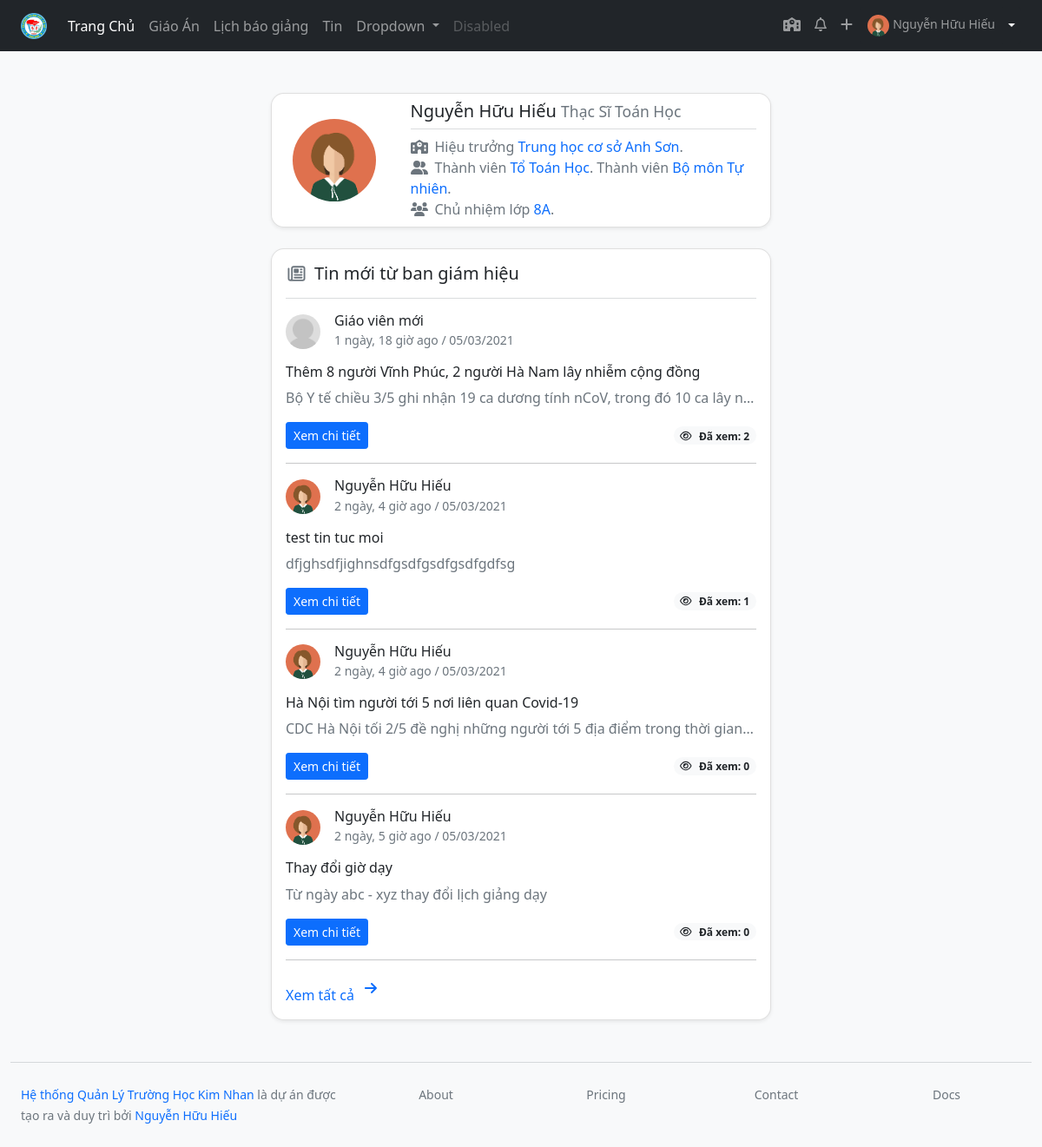
The app's page / (signed in) with its own data.
### lessonmanagement/models.py (models this page shows, shortened)
class Teacher(models.Model):
    user = models.OneToOneField(User, on_delete=models.SET_NULL, blank=True, null=True, verbose_name="Tài khoản đăng nhập", help_text="Tài khoản đăng nhập viết liền không dấu. Ví dụ: nhhieu. Viết tắt của Nguyễn Hữu Hiếu. Nếu trùng họ tên thì thêm số vào sau, ví dụ nhhieu2")
    firstname = models.CharField("Họ",max_length=20, blank=True)
    lastname = models.CharField("Tên", max_length=20, blank=True)
    zalo_number = models.DecimalField(verbose_name="Số điện thoại",help_text="Số điện thoại có đăng ký zalo, sử dụng để nhận thông báo từ ban giám hiệu", max_digits=12, decimal_places=0,null=True, blank=True)
    birth_date = models.DateField("Ngày sinh", null=True, blank=True)
    SEX_CHOICES = [
    ('male', 'Nam'),
    ('female', 'Nữ')
    ]
    sex = models.CharField(verbose_name="Giới tính", max_length=6, choices=SEX_CHOICES, null=True, blank=True)
    main_subject = models.ForeignKey("Subject",on_delete=models.SET_NULL,null=True,blank=True, verbose_name="Chuyên môn chính")
    EDUCATION_LEVEL_CHOICES = [
        ('inter', 'Trung Cấp'),
        ('college', 'Cao Đẳng'),
        ('university', 'Đại Học'),
        ('master', 'Thạc Sĩ')
    ]
    education_level = models.CharField(max_length=20, choices=EDUCATION_LEVEL_CHOICES, null=True, blank=True)
    is_work = models.BooleanField("Có đang công tác",default=True, help_text="Tích vào ô nếu đang công tác tại trường, bỏ tích nếu đã nghỉ hưu hoặc chuyển sang đơn vị khác")
    def user_directory_path(instance, filename):
        return 'user_{0}/{1}'.format(instance.user.id, filename)
    avatar = models.ImageField("Ảnh đại diện", help_text = "Ảnh nên được crop về ảnh vuông để đạt được độ thẩm mỹ cao nhất",upload_to = user_directory_path, blank = True, null = True)
    def full_name(self):
        return ('%s %s') % (self.firstname, self.lastname)
    class Meta:
        verbose_name = "Giáo viên"
        verbose_name_plural = "Giáo viên"
    def managers(self):
        managers = {}
        teacher = self.user.teacher.id
        subject_manager = SubjectTeacher.objects.filter(teacher=teacher).filter(is_active = True)
        if subject_manager:
            subject_manager = subject_manager.latest('-id')
            managers['subject'] = subject_manager
        group_manager = GroupSubjectManager.objects.filter(teacher=teacher).filter(is_active=True)
        if group_manager:
            group_manager = group_manager.latest('-id')
            managers['group'] = group_manager
        school_manager = SchoolManager.objects.filter(teacher=teacher).filter(is_active=True)
        if school_manager:
            school_manager = school_manager.latest('-id')
            managers['school'] = school_manager
        classyear_manager = ClassyearManager.objects.filter(teacher=teacher).filter(is_active=True)
        if classyear_manager:
            classyear_manager = classyear_manager.latest('-id')
            managers['class'] = classyear_manager
        return managers

class SchoolAbstract(models.Model):
    title = models.CharField(max_length=50, verbose_name="Tiêu đề")
    description = models.CharField(max_length=200, verbose_name="Mô tả sơ lược", blank=True)
    cover = models.ImageField(upload_to="coverimages/", verbose_name="Ảnh bìa", null = True, blank = True)
    class Meta:
        abstract = True
    def __str__(self):
        return self.title

class Subject(SchoolAbstract):
    group = models.ForeignKey("GroupSubject", related_name='subject123',on_delete=models.SET_NULL, null=True, blank=True, verbose_name='Bộ môn')
    subject_slug = models.SlugField(max_length=50, null=True, blank=True)
    class Meta:
        verbose_name = "Môn học"
        verbose_name_plural = "Môn học"

class MembershipAbstract(models.Model):
    teacher = models.ForeignKey("Teacher", on_delete=models.CASCADE)
    startdate = models.DateField(blank=True, null=True)
    enddate = models.DateField(blank=True, null=True)
    is_active = models.BooleanField(default=True, blank=True, verbose_name="Có hiệu lực không", help_text="Không: Nếu giáo viên đã nghỉ hưu hoặc thôi việc")
    class Meta:
        abstract = True

class SchoolManager(MembershipAbstract):
    school = models.ForeignKey(School, on_delete=models.CASCADE)
    ROLE_CHOICES = [
    ('submanager', 'Hiệu phó'),
    ('manager', 'Hiệu trưởng'),
    ('member', 'Khác')
    ]
    role = models.CharField(max_length=10, choices=ROLE_CHOICES)
    class Meta:
        verbose_name = "Quản lý trường học "
        verbose_name_plural = "Quản lý trường học"

class School(SchoolAbstract):
    class Meta:
        verbose_name = "Trường Học"
        verbose_name_plural = "Trường Học"

class SubjectTeacher(MembershipAbstract):
    subject = models.ForeignKey(Subject, on_delete=models.CASCADE)
    ROLE_CHOICES = [
    ('member', 'Thành viên'),
    ('manager', 'Tổ trưởng'),
    ]
    role = models.CharField(max_length=10, choices=ROLE_CHOICES)
    class Meta:
        verbose_name = "Thành Viên/Quản lý Môn học"
        verbose_name_plural = "Thành Viên/Quản lý Môn học"

class GroupSubjectManager(MembershipAbstract):
    group = models.ForeignKey(GroupSubject, on_delete=models.CASCADE)
    ROLE_CHOICES = [
    ('member','Thành viên'),
    ('submanager', 'Phó bộ môn'),
    ('manager', 'Trưởng bộ môn'),
    ]
    role = models.CharField(max_length=10, choices=ROLE_CHOICES)
    class Meta:
        verbose_name = "Thành Viên/Quản lý Bộ Môn"
        verbose_name_plural = "Thành Viên/Quản lý Bộ Môn"

class GroupSubject(SchoolAbstract):
    class Meta:
        verbose_name = "Bộ môn"
        verbose_name_plural = "Bộ môn"

class ClassyearManager(MembershipAbstract):
    classyear = models.ForeignKey("Classyear", on_delete=models.CASCADE)
    class Meta:
        verbose_name = "Giáo viên chủ nhiệm"
        verbose_name_plural = "Giáo viên chủ nhiệm"
    def __str__(self):
        return self.classyear.__str__()

class Classyear(models.Model):
    TITLE_CHOICES = [
    ('A', 'A'),
    ('B', 'B'),
    ('C', 'C'),
    ('D', 'D')
    ]
    title = models.CharField(verbose_name="Tên lớp", max_length=1, choices=TITLE_CHOICES)
    startyear = models.IntegerField()
    @property
    def class_level(self):
        return class_level_def(self.startyear)
    def class_title_year(self):
        return "%s%s" % (self.class_level, self.title)
    class Meta:
        unique_together = ('title', 'startyear')
        verbose_name = "Lớp học"
        verbose_name_plural = "Lớp học"
    def __str__(self):
        return  self.class_title_year()

class News(models.Model):
    creater = models.ForeignKey(Teacher, on_delete=models.CASCADE, related_name="create_news")
    title = models.CharField(max_length=100)
    content = models.TextField()
    cover = models.FileField(upload_to="news/", verbose_name="File đính kèm trong tin tức", null = True, blank = True)
    upload_time = models.DateTimeField(auto_now=True)
    viewer = models.ManyToManyField(Teacher, blank=True, null=True)
    class Meta:
        ordering = ['upload_time']

### lessonmanagement/views.py (the view)
# urls.py: path('', views.index, name="index"),
@login_required
def index(request):
    teacher = request.user.teacher
    news = News.objects.order_by('-upload_time')[:5].annotate(Count('viewer'))
    countlesson = Lesson.objects.filter(teacher=teacher.id).count()
    context = {}
    if countlesson:
        context['countlesson'] = countlesson
    if news:
        context['news'] = news
    return render(request, 'index.html', context)

### lessonmanagement/models.py (called while the page is built)
def class_level_def(year):
    i = 0
    if (now.month < 9):
        i =  (now.year - year) + 5
    else:
        i = (now.year - year) + 6
    if i in [6,7,8,9]:
        return i
    else:
        return year

### lessonmanagement/templates/index.html
{% extends 'base.html' %}
{% load static %}
{% block content %}
{% with teacher=request.user.teacher %}
<div class="row justify-content-center">
  <div class="col-lg-6">
    {% include 'home/profile.html' %}
    {% include 'home/news.html' %}
</div>
{% endwith %}
{% endblock %}

### lessonmanagement/templates/topnav.html (shortened to what this page needs)
      {% load static %}
      <nav class="navbar navbar-expand-lg navbar-dark bg-dark  ">
        <div class="container-fluid px-lg-4">
          <a class="navbar-brand" href="{% url 'index' %}"><img src="{% static 'imgs/logo_thcsanhson.png'%}" alt="" height="30px"></a>
          <div class="collapse navbar-collapse" id="navbarSupportedContent">
            <ul class="navbar-nav me-auto mb-2 mb-lg-0">
              <li class="nav-item">
                <a class="nav-link {% if request.path == '/' %} active {% endif %}" aria-current="page" href="{% url 'index' %}">Trang Chủ</a>
              </li>
              <li class="nav-item">
                <a class="nav-link {% if request.path == '/lessondashboard/' %} active {% endif %}" href="{% url 'lessondashboard' %}">Giáo Án</a>
              </li>
              <li class="nav-item">
                <a class="nav-link {% if request.path == '/schedule/' %} active {% endif %} " href="{% url 'schedule' %}">Lịch báo giảng</a>
              </li>
              <li class="nav-item">
                <a class="nav-link " href="#">Tin</a>
              </li>
              <li class="nav-item dropdown">
                <a class="nav-link dropdown-toggle" href="#" id="navbarDropdown" role="button" data-bs-toggle="dropdown" aria-expanded="false">
                  Dropdown
                </a>
              </li>
              <li class="nav-item">
                <a class="nav-link disabled" href="#" tabindex="-1" aria-disabled="true">Disabled</a>
              </li>
            </ul>
            <ul class="navbar-nav  mb-2 mb-lg-0">
              {% if request.user.is_staff %}
              <li class="nav-item">
                <a class="nav-link"  href="{% url 'admin:index' %}">
                  <i class="fas fa-school"></i>
                </a>
              </li>
              {% endif %}
              <li class="nav-item">
                <a class="nav-link"  href="#"><i class="far fa-bell"></i></a>
              </li>
              <li class="nav-item">
                <a class="nav-link" href="#"><i class="fas fa-plus"></i></a>
              </li>
              <li class="nav-item">
                <div class="btn-group">
                  {% if request.path == '/profile/' %}
                  <a href="{% url 'profile' %}" class="nav-link btn btn-light text-dark btn-sm">
                    <img src="
                    {% if request.user.teacher.avatar %}
                    {{ request.user.teacher.avatar.url }}
                    {% else %}
                    {% static 'imgs/no-avatar.png' %}
                    {% endif %}
                    " class="rounded-circle" alt="" height="25px">
                    {{ request.user.teacher.full_name }}
                  </a>
                  <button type="button" class="btn  btn-sm btn-light text-dark dropdown-toggle dropdown-toggle-split" data-bs-toggle="dropdown" aria-expanded="false">
                    <span class="visually-hidden">Toggle Dropdown</span>
                  </button>
                  {% else %}
                  <a href="{% url 'profile' %}" class="nav-link btn btn-dark btn-sm">
                    <img src="
                    {% if request.user.teacher.avatar %}
                    {{ request.user.teacher.avatar.url }}
                    {% else %}
                    {% static 'imgs/no-avatar.png' %}
                    {% endif %}
                    " class="rounded-circle" alt="" height="25px">
                    {{ request.user.teacher.full_name }}
                  </a>
                  <button type="button" class="btn  btn-sm btn-dark dropdown-toggle dropdown-toggle-split" data-bs-toggle="dropdown" aria-expanded="false">
                  </button>
                  {% endif %}
                </div>
              </li>
            </ul>
          </div>
        </div>
      </nav>

### lessonmanagement/templates/home/profile.html
<div class="row justify-content-center mt-lg-5 mt-3 mb-4">
    <div class="col-lg-12">
        <div class="card rounded-15 shadow-sm" >
        <div class="row g-0">
            {% if teacher.avatar %}
            <div class="col-lg-3 d-flex align-items-center justify-content-center p-4">
            <img src="{{ teacher.avatar.url }}"  class="img-fluid rounded-circle" alt="...">
            </div>
            {% endif %}
            <div class="col d-flex align-items-center py-2 ">
            <div class="card-body py-0 ">
                <h5 class="card-title " ><a href="{% url 'profile' %}" class="text-decoration-none text-dark">{{ teacher.full_name }} </a>  <small class="text-muted"> {{ teacher.get_education_level_display }} {{ teacher.main_subject }}</small></h5>
                <hr class="text-muted my-2">
                <div class="card-text m-0 pb-0">
                <ul class="list-unstyled text-muted  m-0">
                    <li>
                    {% if teacher.managers.school %}
                    <li>
                        <i class="fas fa-school fa-fw me-2 text-muted"></i>{{ teacher.managers.school.get_role_display }} <a href="#" class="text-decoration-none"> {{ teacher.managers.school.school.title }}</a>.
                    </li>
                    {% endif %}
                    <i class="fas fa-user-friends  fa-fw me-2 text-muted"></i>{{ teacher.managers.subject.get_role_display }}<a href="#" class="text-decoration-none"> Tổ {{ teacher.managers.subject.subject.title }}</a>. {% if teacher.managers.group%}{{ teacher.managers.group.get_role_display }} <a href="#" class="text-decoration-none">Bộ môn {{ teacher.managers.group.group.title }}</a>.{% endif %}</li>
                    {% if teacher.managers.class %}
                    <li><i class="fas fa-users fa-fw me-2 text-muted"></i>Chủ nhiệm lớp <a href="#" class="text-decoration-none"> {{ teacher.managers.class }}</a>.</li>
                    {% endif %}
                </ul>
                </div>
            </div>
            </div>
        </div>
        </div>
    </div>
</div>

### lessonmanagement/templates/home/news.html
{% load humanize %}
{% load static %}
{% if news %}
<div class="row">
  <div class="col-lg-12 justify-content-center">
    <div class="card rounded-15 shadow-sm">
      <div class="card-body">
        <h5><i class="far fa-newspaper text-muted me-2 fa-fw"></i>Tin mới từ ban giám hiệu</h5>
        <hr class="text-muted">
        {% for new in news %}
        <div class="d-flex align-items-center mb-3">
          <img src="
          {% if new.creater.avatar %}
          {{ new.creater.avatar.url }}
          {% else %}
          {% static 'imgs/no-avatar.png' %}
          {% endif %}
          " alt="" class="rounded-circle" height="40px">
          <div class="ms-3">
            <h6 class="m-0"><a href="{% url 'teacher' new.creater.id %}" class="text-decoration-none m-0 text-dark"> {{ new.creater.full_name }}</a></h6>
            <small class="text-muted m-0">{{ new.upload_time|naturaltime }} / {{ new.upload_time|date:"SHORT_DATE_FORMAT" }}</small>
          </div>
        </div>
        <h6><a href="#" class="text-decoration-none link-dark"> {{ new.title }}</a></h6>
        <p class="text-muted text-truncate" >
        {{ new.content }}
        </p>
        <div class="d-flex justify-content-between align-items-center">
          <a href="#" class="btn btn-sm btn-primary text-decoration-none me-3">Xem chi tiết</a>
          <span class="badge bg-light text-dark rounded-pill "> <i class="far fa-eye me-2"></i>Đã xem: {{ new.viewer.count }} </span>
        </div>
        <hr >
        {% endfor %}
        <a href="#" class="text-decoration-none">Xem tất cả <i class="fas fa-arrow-right ms-2 my-2"></i></a>
      </div>
    </div>
  </div>
</div>
{% endif %}

### lessonmanagement/static/css/style.css (style rules this page uses)
.rounded-15 { -webkit-border-radius: 15px; -moz-border-radius: 15px; border-radius: 15px; }

### records on screen
Teacher: avatar (picture), full_name "Nguyễn Hữu Hiếu", education_level "Thạc Sĩ", main_subject "Toán Học", managers.school.role "Hiệu trưởng", managers.school.school "Trung học cơ sở Anh Sơn", managers.subject.role "Thành viên", managers.subject.subject "Toán Học", managers.group.role "Thành viên", managers.group.group "Tự nhiên", managers.class "8A"
News: creater.full_name "Giáo viên mới", upload_time "1 ngày, 18 giờ ago", upload_time "05/03/2021", title "Thêm 8 người Vĩnh Phúc, 2 người Hà Nam lây nhiễm cộng đồng", content "Bộ Y tế chiều 3/5 ghi nhận 19 ca dương tính nCoV, trong đó 10 ca lây n…", viewer.count "2"
News: creater.avatar (picture), creater.full_name "Nguyễn Hữu Hiếu", upload_time "2 ngày, 4 giờ ago", upload_time "05/03/2021", title "test tin tuc moi", content "dfjghsdfjighnsdfgsdfgsdfgsdfgdfsg", viewer.count "1"
News: creater.avatar (picture), creater.full_name "Nguyễn Hữu Hiếu", upload_time "2 ngày, 4 giờ ago", upload_time "05/03/2021", title "Hà Nội tìm người tới 5 nơi liên quan Covid-19", content "CDC Hà Nội tối 2/5 đề nghị những người tới 5 địa điểm trong thời gian…", viewer.count "0"
News: creater.avatar (picture), creater.full_name "Nguyễn Hữu Hiếu", upload_time "2 ngày, 5 giờ ago", upload_time "05/03/2021", title "Thay đổi giờ dạy", content "Từ ngày abc - xyz thay đổi lịch giảng dạy", viewer.count "0"

### other values on screen
{{ request.user.teacher.full_name }} "Nguyễn Hữu Hiếu"
